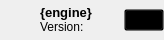
<?xml version="1.0" encoding="UTF-8"?>
<ui version="4.0">
 <class>EngineItem</class>
 <widget class="QWidget" name="EngineItem">
  <property name="geometry">
   <rect>
    <x>0</x>
    <y>0</y>
    <width>164</width>
    <height>40</height>
   </rect>
  </property>
  <property name="windowTitle">
   <string>Form</string>
  </property>
  <layout class="QVBoxLayout" name="EngineItem_Layout">
   <property name="spacing">
    <number>0</number>
   </property>
   <property name="leftMargin">
    <number>0</number>
   </property>
   <property name="topMargin">
    <number>0</number>
   </property>
   <property name="rightMargin">
    <number>0</number>
   </property>
   <property name="bottomMargin">
    <number>0</number>
   </property>
   <item>
    <widget class="QWidget" name="main_engine_item" native="true">
     <layout class="QVBoxLayout" name="main_engine_item_layout">
      <property name="spacing">
       <number>0</number>
      </property>
      <property name="leftMargin">
       <number>0</number>
      </property>
      <property name="topMargin">
       <number>0</number>
      </property>
      <property name="rightMargin">
       <number>0</number>
      </property>
      <property name="bottomMargin">
       <number>0</number>
      </property>
      <item>
       <widget class="QWidget" name="project_item" native="true">
        <property name="cursor">
         <cursorShape>ArrowCursor</cursorShape>
        </property>
        <property name="styleSheet">
         <string notr="true">background:transparent;</string>
        </property>
        <layout class="QHBoxLayout" name="engine_item_layout">
         <property name="spacing">
          <number>0</number>
         </property>
         <property name="leftMargin">
          <number>0</number>
         </property>
         <property name="topMargin">
          <number>0</number>
         </property>
         <property name="rightMargin">
          <number>0</number>
         </property>
         <property name="bottomMargin">
          <number>0</number>
         </property>
         <item>
          <widget class="QLabel" name="thumb">
           <property name="sizePolicy">
            <sizepolicy hsizetype="Fixed" vsizetype="Expanding">
             <horstretch>0</horstretch>
             <verstretch>0</verstretch>
            </sizepolicy>
           </property>
           <property name="minimumSize">
            <size>
             <width>40</width>
             <height>40</height>
            </size>
           </property>
           <property name="maximumSize">
            <size>
             <width>40</width>
             <height>40</height>
            </size>
           </property>
           <property name="text">
            <string/>
           </property>
           <property name="scaledContents">
            <bool>true</bool>
           </property>
           <property name="alignment">
            <set>Qt::AlignCenter</set>
           </property>
          </widget>
         </item>
         <item>
          <widget class="QLabel" name="detail">
           <property name="sizePolicy">
            <sizepolicy hsizetype="Preferred" vsizetype="Fixed">
             <horstretch>0</horstretch>
             <verstretch>0</verstretch>
            </sizepolicy>
           </property>
           <property name="text">
            <string>&lt;html&gt;&lt;head/&gt;&lt;body&gt;&lt;p&gt;&lt;span style=&quot; font-size:10pt; font-weight:600;&quot;&gt;{engine}&lt;br/&gt;&lt;/span&gt;Version: {version}&lt;/p&gt;&lt;/body&gt;&lt;/html&gt;</string>
           </property>
           <property name="alignment">
            <set>Qt::AlignLeading|Qt::AlignLeft|Qt::AlignVCenter</set>
           </property>
           <property name="wordWrap">
            <bool>true</bool>
           </property>
           <property name="margin">
            <number>0</number>
           </property>
          </widget>
         </item>
         <item>
          <widget class="QPushButton" name="eng_open">
           <property name="sizePolicy">
            <sizepolicy hsizetype="Fixed" vsizetype="Fixed">
             <horstretch>0</horstretch>
             <verstretch>0</verstretch>
            </sizepolicy>
           </property>
           <property name="cursor">
            <cursorShape>PointingHandCursor</cursorShape>
           </property>
           <property name="toolTip">
            <string>Open</string>
           </property>
           <property name="text">
            <string/>
           </property>
           <property name="icon">
            <iconset resource="../resources/resources.qrc">
             <normaloff>:/icons/open.png</normaloff>:/icons/open.png</iconset>
           </property>
           <property name="iconSize">
            <size>
             <width>25</width>
             <height>25</height>
            </size>
           </property>
          </widget>
         </item>
        </layout>
       </widget>
      </item>
     </layout>
    </widget>
   </item>
  </layout>
 </widget>
 <resources>
  <include location="../resources/resources.qrc"/>
 </resources>
 <connections/>
</ui>
